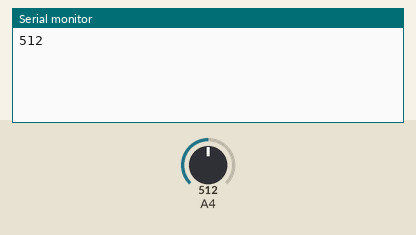
This sketch was run on a simulated Arduino Uno, built with avr-gcc and run on an emulated ATmega328P. Parts: the last lines printed to the serial monitor. The inputs (shaded band) are chosen by the test bench; at power-on: A4 = 512.

Above: at 1.2 s.
1.3 s: A4 set to 716
At 1.3 s:
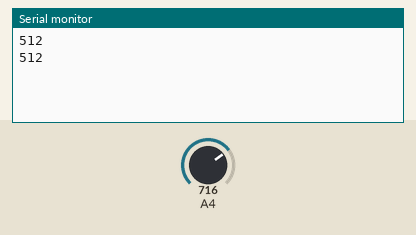
2.8 s: A4 set to 900
At 4.3 s:
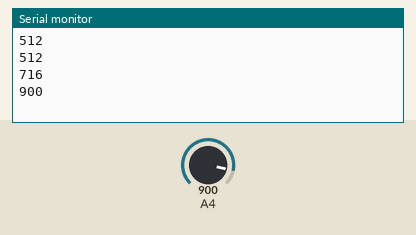
Timing chart, 0 to 5.8 s (numbered marks = the images above; inputs shaded):
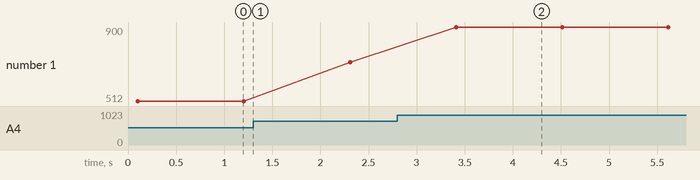

Measured:
- after the input at 2.8 s, the serial monitor: prints a new line after 0.61 s (image 2)
- plotted number 1: 512 → 716 after the input at 1.3 s, 716 → 900 after the input at 2.8 s

The sketch:

diodo_temperatura.ino
```cpp
void setup() {
  Serial.begin(9600);
  pinMode(A0, INPUT);
  analogReference(INTERNAL);
}

void loop() {
  int valor[20];
  int sumatoria = 0;
  int aux;

  for(int i = 0; i < 20; i++){
    valor[i] = analogRead(A4);
    delay(5);
  }

  for(int i = 0; i < 20; i++){
    if(valor[i+1] > valor[i]){
      aux = valor[i];
      valor[i] = valor[i+1];
      valor[i+1] = aux;
    }
  }

  for(int j = 2; j < 18; j++) sumatoria += valor[j];

  //float temperatura = -0.6377 * (sumatoria / 16) + 372.31;

  Serial.println(sumatoria/16);
  delay(1000);
}
```
